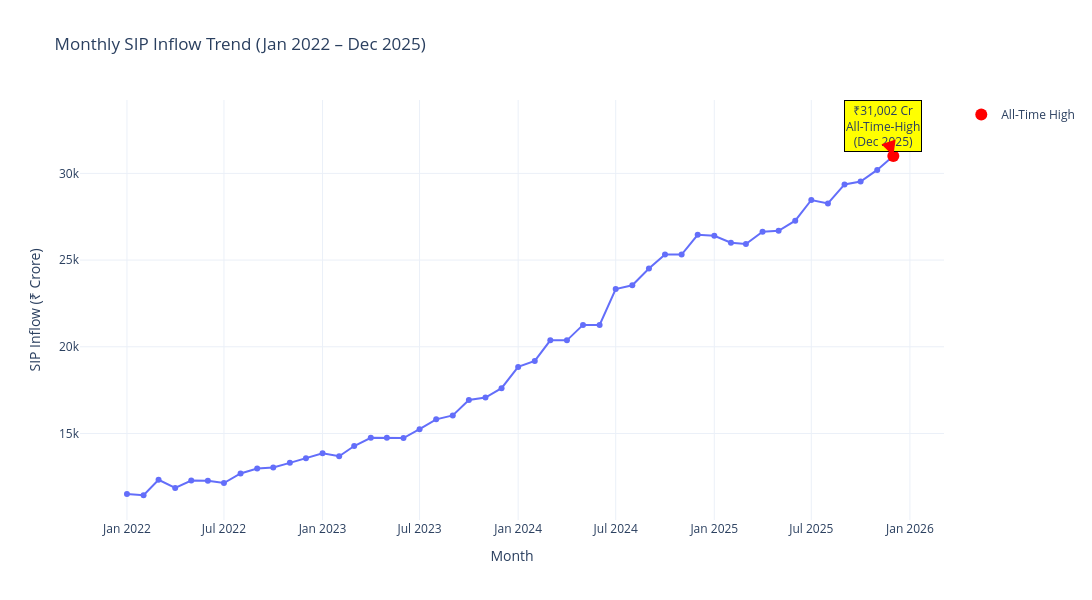

The notebook cell this image was saved under:
### Markdown cell above
### 3) SIP inflow time-series — monthly SIP trend Jan 2022 – Dec 2025. Annotate the ₹31,002 Cr all-time high (Dec 2025) using Plotly.

### Code cell
sip = pd.read_csv("../data/processed/sip_clean.csv")

sip["month"] = pd.to_datetime(sip["month"])

fig = px.line(
    sip,
    x="month",
    y="sip_inflow_crore",
    markers=True,
    title="Monthly SIP Inflow Trend (Jan 2022 – Dec 2025)",
    labels={
        "month": "Month",
        "sip_inflow_crore": "SIP Inflow (₹ Crore)"
    }
)

# Highlight Dec 2025 peak
fig.add_annotation(
    x="2025-12-01",
    y=31002,
    text="₹31,002 Cr<br>All-Time-High<br>(Dec 2025)",
    showarrow=True,
    arrowhead=2,
    arrowsize=1.5,
    arrowwidth=2,
    arrowcolor="red",
    bgcolor="yellow",
    bordercolor="black",
    font=dict(size=12)
)

# Highlight peak point
fig.add_scatter(
    x=["2025-12-01"],
    y=[31002],
    mode="markers",
    marker=dict(
        size=12,
        color="red"
    ),
    name="All-Time High"
)

fig.update_layout(
    width=1200,
    height=600,
    hovermode="x unified",
    template="plotly_white"
)

fig.show()
# export as image 
fig.write_image(
    "../reports/charts/3_sip_trend.png",
    scale=3
)

### Figure 1 — Plotly figure (JSON) as saved in the notebook; plotly's stock layout.template omitted (floating-point values rounded to 4 significant figures)
{"data": [{"hovertemplate": "Month=%{x}<br>SIP Inflow (₹ Crore)=%{y}<extra></extra>", "legendgroup": "", "line": {"color": "#636efa", "dash": "solid"}, "marker": {"symbol": "circle"}, "mode": "lines+markers", "name": "", "orientation": "v", "showlegend": false, "type": "scatter", "x": ["2022-01-01T00:00:00", "2022-02-01T00:00:00", "2022-03-01T00:00:00", "2022-04-01T00:00:00", "2022-05-01T00:00:00", "2022-06-01T00:00:00", "2022-07-01T00:00:00", "2022-08-01T00:00:00", "2022-09-01T00:00:00", "2022-10-01T00:00:00", "2022-11-01T00:00:00", "2022-12-01T00:00:00", "2023-01-01T00:00:00", "2023-02-01T00:00:00", "2023-03-01T00:00:00", "2023-04-01T00:00:00", "2023-05-01T00:00:00", "2023-06-01T00:00:00", "2023-07-01T00:00:00", "2023-08-01T00:00:00", "2023-09-01T00:00:00", "2023-10-01T00:00:00", "2023-11-01T00:00:00", "2023-12-01T00:00:00", "2024-01-01T00:00:00", "2024-02-01T00:00:00", "2024-03-01T00:00:00", "2024-04-01T00:00:00", "2024-05-01T00:00:00", "2024-06-01T00:00:00", "2024-07-01T00:00:00", "2024-08-01T00:00:00", "2024-09-01T00:00:00", "2024-10-01T00:00:00", "2024-11-01T00:00:00", "2024-12-01T00:00:00", "2025-01-01T00:00:00", "2025-02-01T00:00:00", "2025-03-01T00:00:00", "2025-04-01T00:00:00", "2025-05-01T00:00:00", "2025-06-01T00:00:00", "2025-07-01T00:00:00", "2025-08-01T00:00:00", "2025-09-01T00:00:00", "2025-10-01T00:00:00", "2025-11-01T00:00:00", "2025-12-01T00:00:00"], "xaxis": "x", "y": [11517, 11438, 12328, 11863, 12286, 12276, 12140, 12694, 12976, 13040, 13306, 13573, 13856, 13687, 14276, 14749, 14749, 14734, 15245, 15814, 16042, 16928, 17073, 17610, 18838, 19187, 20371, 20371, 21262, 21262, 23332, 23547, 24509, 25323, 25320, 26459, 26400, 25999, 25926, 26632, 26688, 27274, 28464, 28265, 29361, 29529, 30200, 31002], "yaxis": "y"}, {"marker": {"color": "red", "size": 12}, "mode": "markers", "name": "All-Time High", "type": "scatter", "x": ["2025-12-01"], "y": [31002]}], "layout": {"annotations": [{"arrowcolor": "red", "arrowhead": 2, "arrowsize": 1.5, "arrowwidth": 2, "bgcolor": "yellow", "bordercolor": "black", "font": {"size": 12}, "showarrow": true, "text": "₹31,002 Cr<br>All-Time-High<br>(Dec 2025)", "x": "2025-12-01", "y": 31002}], "height": 600, "hovermode": "x unified", "legend": {"tracegroupgap": 0}, "title": {"text": "Monthly SIP Inflow Trend (Jan 2022 – Dec 2025)"}, "width": 1200, "xaxis": {"anchor": "y", "domain": [0, 1], "title": {"text": "Month"}}, "yaxis": {"anchor": "x", "domain": [0, 1], "title": {"text": "SIP Inflow (₹ Crore)"}}}}
